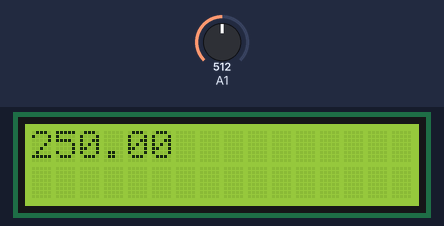
This sketch was run on a simulated Arduino Uno, built with avr-gcc and run on an emulated ATmega328P. Parts: 16×2 character LCD. The test bench sets the inputs (shaded band); at power-on: A1 = 512. What the sketch prints to the serial monitor is not drawn.

Above: at 1.2 s.
1.3 s: A1 set to 716
At 3.0 s:
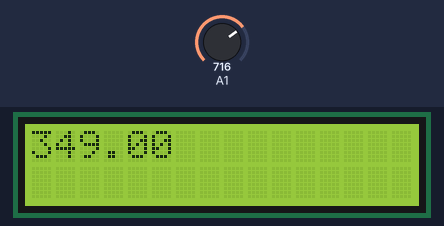
3.9 s: A1 set to 900
At 6.0 s:
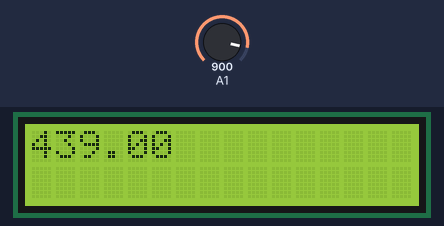
6.3 s: A1 set to 1023
At 8.4 s:
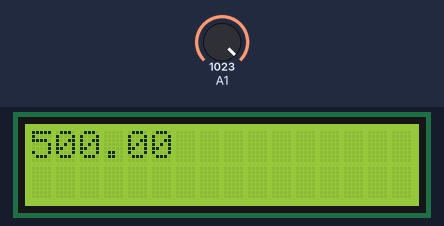
Timing chart, 0 to 9.9 s (numbered marks = the images above; inputs shaded):
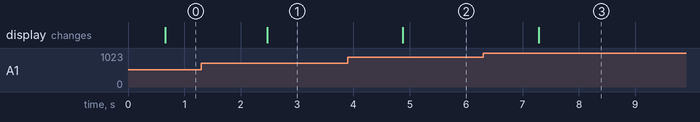

The sketch:

SICAKLIK.ino
```cpp
#include <LiquidCrystal.h>

LiquidCrystal lcd(10,A1,A2,A3,A4,A5);
float sicaklik;
int veri,deger;
void setup() {
  pinMode(A0,INPUT);
  Serial.begin(9600);
  lcd.begin(16,2);
}

void loop() {
  deger=analogRead(A1);
  sicaklik=map(deger,0,1023,0,5000)/10;
  delay(600);
  Serial.println(sicaklik);
  lcd.setCursor(0,0);
  lcd.print(sicaklik);
}
```

Measured:
- after the input at 1.3 s, the display: changes after 1.2 s (image 1)
- after the input at 3.9 s, the display: changes after 0.98 s (image 2)
- after the input at 6.3 s, the display: changes after 0.99 s (image 3)
